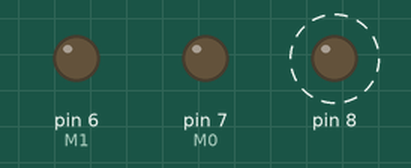
A sketch run on a simulated Arduino Uno, built with avr-gcc and run on an emulated ATmega328P. On the bench: output pins drawn as LEDs (lit = HIGH). Dashed ring = blinking.

Above: at 0.13 s.
Timing chart, 0 to 3.0 s (numbered marks = the images above):
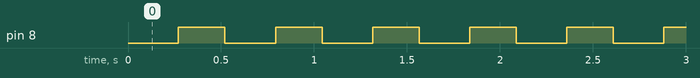

Measured:
- by itself, pin 8: alternates HIGH for 0.25 s and LOW for 0.27 s

The sketch:

Gonderici_Lora_Kodu.ino
```cpp
#include <SoftwareSerial.h>
SoftwareSerial FixSerial(10, 11);

#define M0 7
#define M1 6
int a=0;
//char b="CapariRoketDeneme";
void setup() {
 pinMode(8, OUTPUT);
 Serial.begin(9600);

  pinMode(M0, OUTPUT);
  pinMode(M1, OUTPUT);
  digitalWrite(M0, LOW);
  digitalWrite(M1, LOW);
  FixSerial.begin(9600);
}

void loop() {
  //FixSerial.write((byte)0x00); //Alıcı Adresi HIGH
  //FixSerial.write(0x3f);       //Alıcı Adresi LOW
  //FixSerial.write(0x17);       //Alıcı Kanalı =0x17=23    (410M+23=433 MHz)
  //intGonder(a); // Bu Sayıyı Göndereceğiz ->
  //FixSerial.write(a);
  FixSerial.write("CapariRoketDeneme123");
  a++;
  delay(250);
  digitalWrite(8, HIGH);
  delay(250);
  digitalWrite(8, LOW);
  //delay(180);
  FixSerial.write("\n");
}

void intGonder(int sayi) {
  FixSerial.write(highByte (sayi));
  FixSerial.write(lowByte (sayi));
}

//GÖNDERİCİ LORA
```
